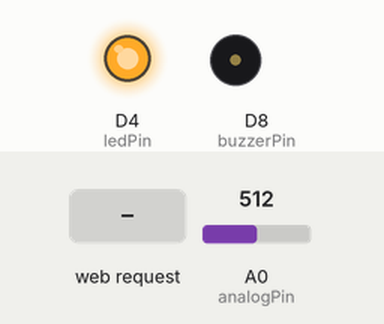
Recording of a sketch running on a simulated ESP8266 (NodeMCU). Shown: output pins drawn as LEDs (lit = HIGH), buzzer (waves = sounding). The test bench sets the inputs (shaded band); at power-on: A0 (analogPin) = 512. WiFi joins after 1.5 s; servers stay silent unless stated; what the sketch prints to the serial monitor is not drawn.

Above: at 2.7 s.
2.8 s: HTTP request GET /BUZZ received
At 3.6 s:
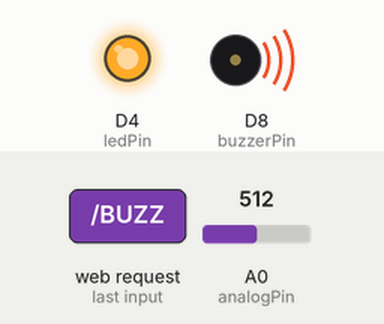
5.3 s: HTTP request GET /LED=ON received
At 5.8 s:
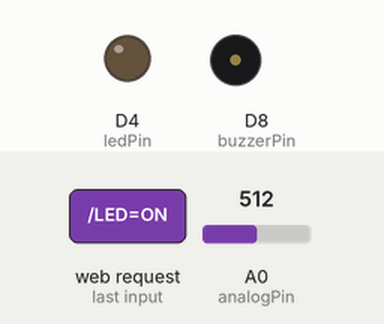
6.8 s: HTTP request GET /SUPERBUZZ received
At 8.2 s:
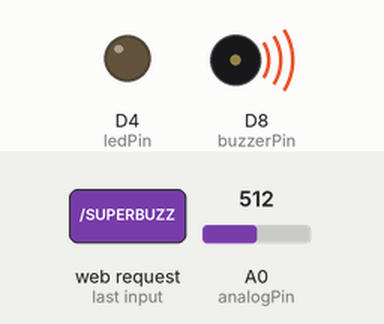
Timing chart, 0 to 10.3 s (numbered marks = the images above; inputs shaded):
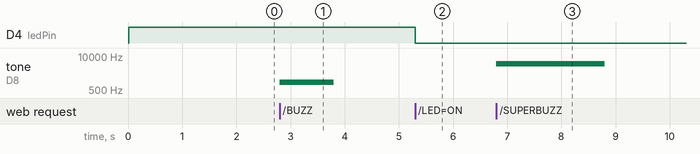

Measured:
- after the input at 2.8 s, tone on D8 (buzzerPin): silent → 1000 Hz at once, → silent 1.0 s later
- after the input at 5.3 s, D4 (ledPin): HIGH → LOW at once
- after the input at 6.8 s, tone on D8 (buzzerPin): silent → 5000 Hz at once, → silent 2.0 s later

The sketch:

node.ino
```cpp
#include <ESP8266WiFi.h>
#include <WiFiClient.h>
#include <ESP8266WebServer.h>
#include <ESP8266mDNS.h>
// Libraries used for DS18B20 sensor (Temperature sensor)
#include <OneWire.h>
#include <DallasTemperature.h>

const char* ssid = "testNetwork";
const char* password = "testNetwork";

// How many bits to use for temperature values: 9, 10, 11 or 12
#define SENSOR_RESOLUTION 9
// Index of sensors connected to analogPin, default: 0
#define SENSOR_INDEX 0

// Pins
int ledPin = LED_BUILTIN; // GPIO13
int buzzerPin = D8;
// Analog
int analogPin = A0;

// Used for DS18B20 sensor
OneWire oneWire(analogPin);
DallasTemperature sensors(&oneWire);
DeviceAddress sensorDeviceAddress;


WiFiServer server(80);

void setup() {
    Serial.begin(115200);
    delay(10);

    pinMode(buzzerPin, OUTPUT);
    pinMode(ledPin, OUTPUT);

    //Make the led "off" by default
    digitalWrite(ledPin, HIGH);

    //Connect to WiFi network
    Serial.println();
    Serial.println("------");
    Serial.print("Connecting to ");
    Serial.println(ssid);
    Serial.println("------");

    WiFi.begin(ssid, password);

    while (WiFi.status() != WL_CONNECTED) {
        delay(500);
        Serial.print(".");
    }

    Serial.println("");
    Serial.println("WiFi connected");

    //Start the server
    server.begin();
    Serial.println("Server started");

    //Print the IP address
    Serial.print("Use this URL to connect: ");
    Serial.print("http://");
    Serial.print(WiFi.localIP());
    Serial.println("/");

    // More DS18B20 stuff
    sensors.begin();
    sensors.getAddress(sensorDeviceAddress, 0);
    sensors.setResolution(sensorDeviceAddress, SENSOR_RESOLUTION);

}

void loop() {
    // Check if a client has connected
    WiFiClient client = server.available();
    if (!client) {
        return;
    }

    // Wait until the client sends some data, if no data is recieved for 5 seconds reset the loop so it does not get stuck
    int counter = 0;
    Serial.println("new client");
    while(!client.available()){
        delay(1);
        counter++;
        if (counter > 5000)
        {
            return;
        }

    }


    String request = handleRequest(client);
    // Match the request
    int value = handleLED(request);
    float lux = readLDR();
    //float temperatureInCelsius = readTemperature(); //TODO
    int buzz = handleBuzzer(request);


    // Return the response
    client.println("HTTP/1.1 200 OK");
    client.println("Content-Type: text/html");
    client.println(""); //  do not forget this one
    client.println("<!DOCTYPE HTML>");
    client.println("<html>");
    client.println("<head>");
    client.println("<meta name=\"viewport\" content=\"width=device-width, initial-scale=1\">");
    client.println("<meta http-equiv=\"refresh\" content=\"1000\" >");
    client.println("<link rel=\"stylesheet\" href=\"https://maxcdn.bootstrapcdn.com/bootstrap/4.0.0/css/bootstrap.min.css\" integrity=\"sha384-Gn5384xqQ1aoWXA+058RXPxPg6fy4IWvTNh0E263XmFcJlSAwiGgFAW/dAiS6JXm\" crossorigin=\"anonymous\">");
    client.println("    <script defer src=\"https://use.fontawesome.com/releases/v5.0.9/js/all.js\" integrity=\"sha384-8iPTk2s/jMVj81dnzb/iFR2sdA7u06vHJyyLlAd4snFpCl/SnyUjRrbdJsw1pGIl\" crossorigin=\"anonymous\"></script>");
    client.println("</head>");
    client.println("<body>");

    client.println("<div class=\"container-fluid row\">");
    client.print("<div class=\"col-md-4 bg-light border text-center\">");
    client.println("<br><h2 class=\"\"><i class=\"far fa-lightbulb\"></i> Iluminacao</h2><hr><p>");
    if (lux <= 1.0) {
        client.print("<h4 class=\"text-danger\">Ligado</h4>");
    }
    if (lux > 1.0 && lux < 2.0) {
        client.print("<h4 class=\"text-warning\">Alguma luz</h4>");
    }
    if (lux >= 2.0) {
        client.print("<h4 class=\"text-success\"><i class=\"fas fa-moon\"></i>Desligado</h4>");
    }

    client.print(" (");
    client.print(lux);
    client.print(") ");
    client.println("</p><br><br></div>");
    client.println("<div class=\"col-md-4 bg-light border text-center\">");
    client.println("<br><h2 class=\"\"><i class=\"fas fa-wrench\"></i> Controlos de Iluminacao</h2><hr><p>");

    client.println("<a href=\"/LED=OFF\"\"><button class=\"btn btn-danger\">Turn OFF </button></a>");
    client.println("<a href=\"/LED=ON\"\"><button class=\"btn btn-success\">Turn On </button></a><br />");
    client.println("<br><br></div>");

    client.println("<div class=\"col-md-4 bg-light border text-center\">");
    client.println("<br><h2 class=\"\"><i class=\"far fa-clock\"></i> Alarmes</h2><hr><p>");

    if (buzz == 0) {
        client.print("(NO BUZZ)<br>");
    }
    if (buzz == 1) {
        client.print("(BUZZ)<br>");
    }
    if (buzz == 2) {
        client.print("(SUPERBUZZ)<br>");
    }


    client.println("<a href=\"/SUPERBUZZ\"\"><button class=\"btn btn-danger \">SUPERBUZZ </button></a>");
    client.println("<a href=\"/BUZZ\"\"><button class=\"btn btn-warning \">BUZZ </button></a>");
    client.println("<a href=\"/\"\"><button class=\"btn btn-info \"> NO BUZZ </button></a>");
    client.println("</p></div>");


    client.println("</div></body></html>");

    delay(1);
    Serial.println("Client disconnected");
    Serial.println("");
}

String handleRequest(WiFiClient client) {
    // Read the first line of the request
    String request = client.readStringUntil('\r');
    Serial.println(request);
    client.flush();
    return request;
}

float readLDR() {
    // Handle switch

    float lux = analogRead(analogPin);
    return lux;
}

float readTemperature() {
    // Handle switch

    sensors.requestTemperatures();
    // Measurement may take up to 750ms

    float temperatureInCelsius = sensors.getTempCByIndex(SENSOR_INDEX);
    return temperatureInCelsius;
}
/*
 * Ativates the buzzer if it need to
 * Returns new buzzer state
 *
 */
int handleBuzzer(String request) {
    int buzz = 0;
    if (request.indexOf("/BUZZ") != -1)  {
        tone(buzzerPin, 1000);
        delay(1000);
        noTone(buzzerPin);
        buzz = 1;
    }

    if (request.indexOf("/SUPERBUZZ") != -1)  {
        for (int i = 0; i < 20; ++i)
        {
            tone(buzzerPin, 5000);
            delay(100);
        }

        noTone(buzzerPin);
        buzz = 2;
    }
    return buzz;
}

/*
 * Activates the LED f it needs to
 * Return new LED state
 */

int handleLED(String request) {
    int value = LOW;
    if (request.indexOf("/LED=OFF") != -1)  {
        digitalWrite(ledPin, HIGH);
        value = HIGH;
    }
    if (request.indexOf("/LED=ON") != -1)  {
        digitalWrite(ledPin, LOW);
        value = LOW;
    }
    return value;
}
```
